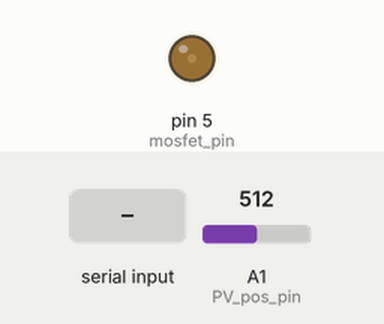
This sketch was run on a simulated Arduino Uno, built with avr-gcc and run on an emulated ATmega328P. Parts: output pins drawn as LEDs (lit = HIGH). Inputs (shaded band) come from the test bench; at power-on: A1 (PV_pos_pin) = 512. What the sketch prints to the serial monitor is not drawn.

Above: at 1.2 s.
1.3 s: "30,150\n" received over Serial
At 2.6 s:
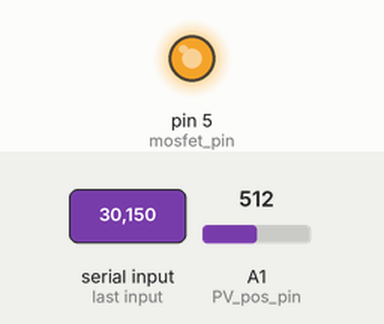
2.9 s: "200\n" received over Serial
At 4.4 s:
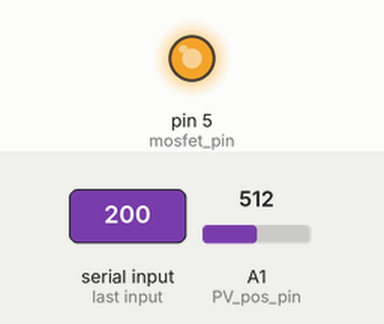
Timing chart, 0 to 5.9 s (numbered marks = the images above; inputs shaded):
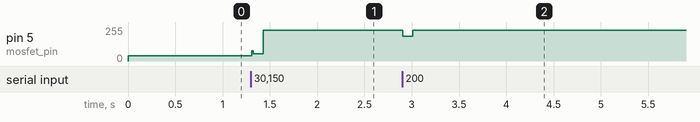

Measured:
- after the input at 1.3 s, pin 5 (mosfet_pin): 38/255 → 56/255 at once, → 230/255 0.12 s later
- after the input at 2.9 s, pin 5 (mosfet_pin): 230/255 → 184/255 at once, → 230/255 0.10 s later

The sketch:

ard_ml_mppt.ino
```cpp
/*
 * This will be the main code to use machien learning MPPT
 *
 */

// #include <PWM.h>

#define VOLT_DIV 11
#define MAX_DUTY 92
#define MIN_DUTY 8

//Initializing LED Pin
int mosfet_pin = 5;
int32_t frequency = 10000;  //frequency (in Hz)

int R1 = 75;
int R2 = 10;

// int PV_curr_pin = A3;
// int PV_curr_val = 0;
int PV_pos_pin = A1;
// int PV_neg_pin = A0;
int PV_pos_val = 0;
int PV_neg_val = 0;

double OC_volt = 0;
double PV_volt = 0;
double PV_current = 0;
uint8_t counter = 0;
//double duty = 50;
double duty = 15;
//double duty_inc = 0.5;
double duty_inc = 1;
double prev_power = 0;
double prev_volt = 0;
double prev_current = 0;

bool send = false;

void setup()
{
  //Declaring LED pin as output
  Serial.begin(9600);


  //set timer1 interrupt at 1Hz
  TCCR1A = 0;// set entire TCCR1A register to 0
  TCCR1B = 0;// same for TCCR1B
  TCNT1  = 0;//initialize counter value to 0
  // set compare match register for 1hz increments
  OCR1A = 15624;// = (16*10^6) / (1*1024) - 1 (must be <65536)
  // turn on CTC mode
  TCCR1B |= (1 << WGM12);
  // Set CS10 and CS12 bits for 1024 prescaler
  TCCR1B |= (1 << CS12) | (1 << CS10);
  // enable timer compare interrupt
  TIMSK1 |= (1 << OCIE1A);


  ////////  THIS GENERATES 10KHz PWM at PIN5 //////////
  TCCR0A = B10000011;
  TCCR0B = TCCR0B & B11111000 | B10001010;
  OCR0A = 200;

  pinMode(mosfet_pin, OUTPUT);

  sei();//allow interrupts
}

void loop() {
  double dummy_read = 0;
//   Serial.println("Starting loop");
  //LIMIT THE DUTY CYCLE
  if (duty > MAX_DUTY)
  {
    duty = MAX_DUTY-2;
  }
  if (duty < MIN_DUTY)
  {
    duty = MIN_DUTY+2;
  }

  //measure and send OC volt
  if (send == true)
  {
    send = false;
    //measure OC volt
    analogWrite(mosfet_pin, 0);
    double tmp_sum = 0.0;
    for (int ii=0; ii<20; ii++)
    {
      delayMicroseconds(100);
      tmp_sum += analogRead(PV_pos_pin);
    }
    PV_pos_val = int(tmp_sum/20.0);
    //calculate OC volt
    OC_volt = double(PV_pos_val) * 0.0049 * VOLT_DIV;
    //send OC volt
    Serial.print("OC_vol: ");
    Serial.print(OC_volt);
    Serial.println(" ");
  }

  // if ((counter % 20) == 0)
  // {
  //**** SEND DATA TO PC ****//

  if (Serial.available() > 0)
  {
    delay(50);
    send = false;
    dummy_read = Serial.parseFloat();
    Serial.print("dummy_read: ");
    Serial.print(dummy_read);
    if (dummy_read > 0)
    {
      duty = dummy_read;
      Serial.print("   duty_read: ");
      Serial.print(duty, 5);
      Serial.println("");
    }
  }


    //**** USE THIS TO FIND MPPT ****//
//    duty = cal_duty(PV_volt, PV_current);
//    duty = var_cal_duty(PV_volt, PV_current);

    //**** USE THIS TO DO A SWEEP  ****//
//     duty += 1; // (might need to config other variables)
//     if (duty > MAX_DUTY-5)
//       duty = MIN_DUTY;

    //**** USE THIS TO FOR CONSTANT VOLT ****//
//    duty = 50;
  // }

  //output PWM with duty
  analogWrite(mosfet_pin, duty_calibrate());

  // counter++;
//   if (counter > 250)
//   {
//     counter = 0;
//   }
//   if ((counter % 5) == 0)
//   {
//     double tmp_value = 0.0;
//     double tmp_sum = 0.0;
//
//     for (int ii=0; ii<20; ii++)
//     {
//       delayMicroseconds(100);
//       tmp_sum += analogRead(PV_pos_pin);
//
//       delayMicroseconds(100);
//     }
//     PV_pos_val = int(tmp_sum/20.0);
//
// //    PV_volt  = double(PV_pos_val - PV_neg_val) * double(5.0/1023.0) * VOLT_DIV;
//     PV_volt = double(PV_pos_val) * 0.0049 * VOLT_DIV;
// //    Serial.print("   PV_volt: ");
// //    Serial.println(PV_volt);
//     ////////  I = I1 + I2 = (V_pv/R_total) + (V_pv * duty^2/R_2)  ////////
//     PV_current = PV_volt/11000.0 + PV_volt*(duty/100.0)*(duty/100.0)/10.0;
//
// //    serial_comms(PV_volt, PV_current, duty);
//   }
}


//static double duty_calibrate()
//{
//  return double(256.0 * float(duty/100.0));
//}

static int duty_calibrate()
{
  return (duty * 2.0);
}


static void serial_comms(double volt, double current, double duty_cycle)
{
  double PV_power = volt * current;
  if (PV_power > 7) // invalid data
  {
    return;
  }
  //print voltage
  Serial.print("PV_vol: ");
  Serial.print(PV_volt, 5);
  Serial.println("");

  //print current
  Serial.print("PV_cur: ");
  Serial.print(PV_current, 5);
  Serial.println("");

  //print power
  Serial.print("PV_pow: ");
  Serial.print(PV_power, 5);
  Serial.println("");

  //print duty
  Serial.print("PV_dut: ");
  Serial.print(duty_cycle, 5);
  Serial.println("");
}


double max_power = 0;
uint16_t count_max = 0;
static double cal_duty(double loc_PV_volt, double loc_PV_current)
{
  double loc_PV_power = loc_PV_volt * loc_PV_current;

  if (loc_PV_power > 7) // invalid data
  {
    return duty;
  }
  else if (loc_PV_power == 0)
  {
    return duty = 50;
  }

  double delta_power = loc_PV_power - prev_power;
  double delta_volt = loc_PV_volt - prev_volt;
  double new_inc = 4;
  double d;
//  double delta_volt_threshold = 0.001;
  double delta_power_threshold = 0.001;

  if (delta_power > delta_power_threshold)
  {
    //check delta volt
    if (delta_volt > 0)
    {
      d = duty + new_inc;
    }
    else if (delta_volt < 0)
    {
      d = duty - new_inc;
    }
    else
    {
      d = duty;
    }
  }
  else if (delta_power < -delta_power_threshold)
  {
    if (delta_volt > 0)
    {
      d = duty - new_inc;
    }
    else if (delta_volt < 0)
    {
      d = duty + new_inc;
    }
    else
    {
      d = duty;
    }
  }
  else
  {
    d = duty;
  }

// set previous values with new values
  prev_power = loc_PV_power;
  prev_volt = loc_PV_volt;
  prev_current = loc_PV_current;

  if (d > MAX_DUTY)
  {
    return MAX_DUTY-2;
  }
  if (d < MIN_DUTY)
  {
    return MIN_DUTY+2;
  }

  return d;
}


/******************* VARIABLE POWER *******************/
/********************** FUNCTION **********************/
static double var_cal_duty(double loc_PV_volt, double loc_PV_current)
{
  double loc_PV_power = loc_PV_volt * loc_PV_current;
  if (loc_PV_power > 7) // invalid data
  {
    return duty;
  }

  if (prev_power < loc_PV_power)
  {
    max_power = loc_PV_power;
//    duty_inc = duty_inc * abs(max_power - loc_PV_power)*(0.75);
  }

  double delta_power = loc_PV_power - prev_power;
  double delta_volt = loc_PV_volt - prev_volt;
  double new_inc = 4;
  double d;
//  double delta_volt_threshold = 0.0001;
//  double delta_power_threshold = 0.0001;
  if (loc_PV_power != 0)
  {
//     new_inc = duty_inc * max_power / loc_PV_power * 0.60;
    new_inc = duty_inc * max_power / loc_PV_power;
  }
  if ((new_inc <= 0.5 || new_inc >= 8) && (max_power / loc_PV_power) > 1.10)
  {
    new_inc = duty_inc;
  }

  if (loc_PV_power > prev_power)
  {
    //check delta volt
    if (loc_PV_volt > prev_volt)
    {
      d = duty - new_inc;
    }
    else if (loc_PV_volt < prev_volt)
    {
      d = duty + new_inc;
    }
    else
    {
      d = duty;
    }
  }
  else if (loc_PV_power < prev_power)
  {
    if (loc_PV_volt > prev_volt)
    {
      d = duty + new_inc;
    }
    else if (loc_PV_volt < prev_volt)
    {
      d = duty - new_inc;
    }
    else
    {
      d = duty;
    }
  }
  else
  {
    d = duty;
  }

// set previous values with new values
  prev_power = loc_PV_power;
  prev_volt = loc_PV_volt;
  prev_current = loc_PV_current;

  if (d > MAX_DUTY)
  {
    return MAX_DUTY-2;
  }
  if (d < MIN_DUTY)
  {
    return MIN_DUTY+2;
  }

  return d;
}


volatile uint16_t int_counter = 0;

//generates pulse wave of frequency 1Hz/2 = 0.5Hz (takes two cycles for full wave- toggle high then toggle low)
ISR(TIMER1_COMPA_vect){//timer1 interrupt 1Hz toggles pin 13 (LED)

  //every 3sec?
  if (int_counter > 3)
  {
    send = true;
    int_counter = 0;
  }
  else
  {
    send = false;
    int_counter++;
    // Serial.print("int_counter: ");
    // Serial.print(int_counter);
    // Serial.println("");
  }
}


// End of File
```
